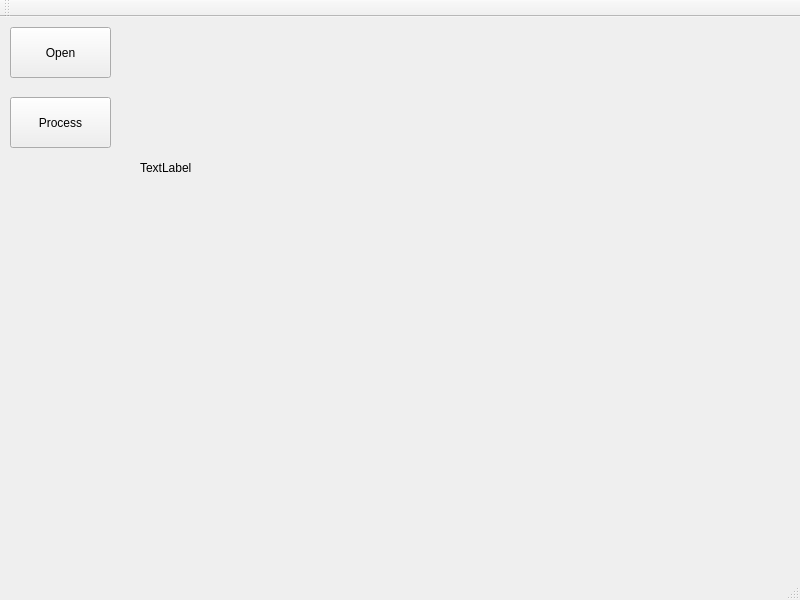
<?xml version="1.0" encoding="UTF-8"?>
<ui version="4.0">
 <class>MainWindow</class>
 <widget class="QMainWindow" name="MainWindow">
  <property name="geometry">
   <rect>
    <x>0</x>
    <y>0</y>
    <width>800</width>
    <height>600</height>
   </rect>
  </property>
  <property name="windowTitle">
   <string>MainWindow</string>
  </property>
  <widget class="QWidget" name="centralWidget">
   <widget class="QPushButton" name="pushButton">
    <property name="geometry">
     <rect>
      <x>10</x>
      <y>10</y>
      <width>101</width>
      <height>51</height>
     </rect>
    </property>
    <property name="text">
     <string>Open</string>
    </property>
   </widget>
   <widget class="QPushButton" name="pushButton_2">
    <property name="geometry">
     <rect>
      <x>10</x>
      <y>80</y>
      <width>101</width>
      <height>51</height>
     </rect>
    </property>
    <property name="text">
     <string>Process</string>
    </property>
   </widget>
   <widget class="QLabel" name="label">
    <property name="geometry">
     <rect>
      <x>140</x>
      <y>10</y>
      <width>381</width>
      <height>281</height>
     </rect>
    </property>
    <property name="text">
     <string>TextLabel</string>
    </property>
   </widget>
  </widget>
  <widget class="QMenuBar" name="menuBar">
   <property name="geometry">
    <rect>
     <x>0</x>
     <y>0</y>
     <width>800</width>
     <height>25</height>
    </rect>
   </property>
  </widget>
  <widget class="QToolBar" name="mainToolBar">
   <attribute name="toolBarArea">
    <enum>TopToolBarArea</enum>
   </attribute>
   <attribute name="toolBarBreak">
    <bool>false</bool>
   </attribute>
  </widget>
  <widget class="QStatusBar" name="statusBar"/>
 </widget>
 <layoutdefault spacing="6" margin="11"/>
 <resources/>
 <connections/>
</ui>
